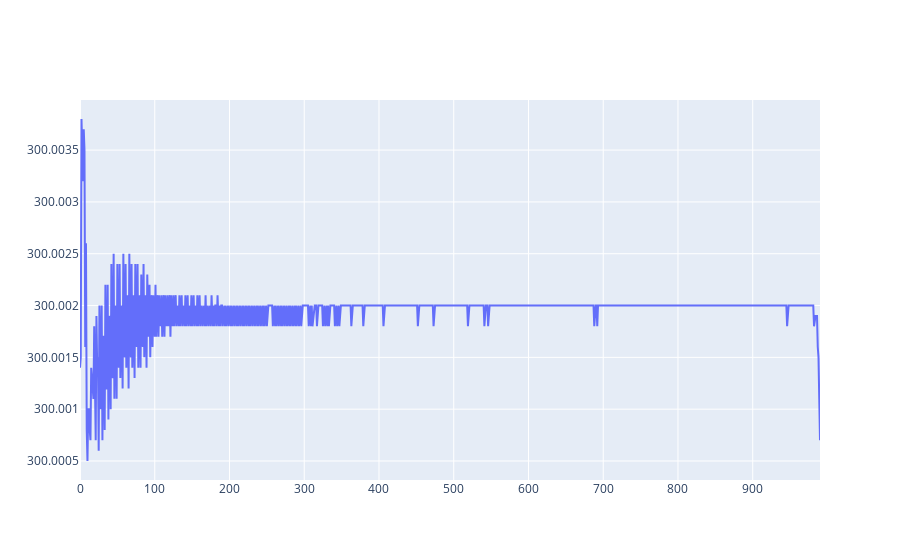

Source (notebook cell):
### Code cell
go.Figure(data=go.Line(y=vibr, x=[x for x in range(len(vibr))]))

### Figure 1 — Plotly figure (JSON) as saved in the notebook; plotly's stock layout.template omitted (floating-point values rounded to 4 significant figures; data arrays with more than 128 entries replaced by an {"elided": "..."} marker saying what was removed)
{"data": [{"type": "scatter", "x": {"elided": "991 int values"}, "y": {"elided": "991 float values"}}], "layout": {}}
